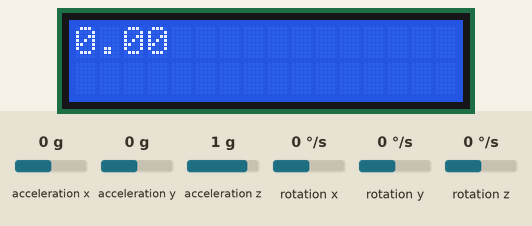
Recording of a sketch running on a simulated Arduino Uno, built with avr-gcc and run on an emulated ATmega328P. Shown: 16×2 character LCD. The inputs (shaded band) are chosen by the test bench; at power-on: acceleration x 0 g, acceleration y 0 g, acceleration z 1 g, rotation x 0 °/s, rotation y 0 °/s, rotation z 0 °/s. What the sketch prints to the serial monitor is not drawn.

Above: at 1.2 s.
1.3 s: acceleration x set to -1.4 g
At 2.5 s:
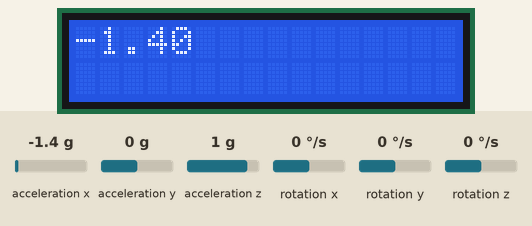
2.8 s: acceleration x set to -0.8 g
At 4.0 s:
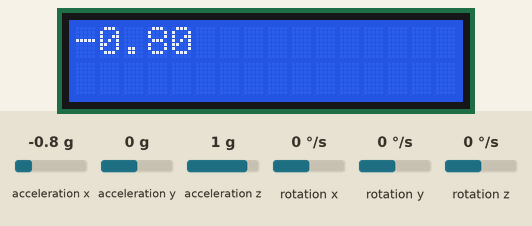
4.3 s: acceleration x set to 0.8 g
At 5.1 s:
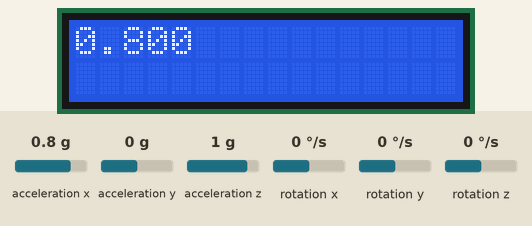
Timing chart, 0 to 7.3 s (numbered marks = the images above; inputs shaded):
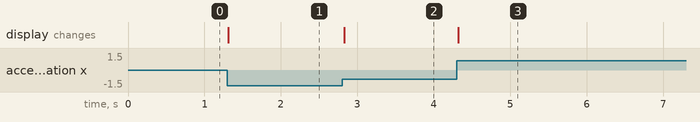

Measured:
- after the input at 1.3 s, the display: changes at once (image 1)
- after the input at 2.8 s, the display: changes at once (image 2)
- after the input at 4.3 s, the display: changes at once (image 3)

The sketch:

practic.ino
```cpp
#include <I2Cdev.h>
#include <MPU6050.h>
#define _LCD_TYPE 1
#include <LiquidCrystal_I2C.h>
#include <Math.h>
//#include <LCD_1602_RUS_ALL.h>
//LCD_1602_RUS lcd(0x27, 16, 2);
LiquidCrystal_I2C lcd(0x27, 16, 2);
#define T_OUT 20

MPU6050 accel;

unsigned long int t_next;
double x;
void setup() {
Serial.begin(9600);
accel.initialize();
accel.setFullScaleAccelRange(MPU6050_ACCEL_FS_16);
Serial.println(accel.testConnection() ? "MPU6050 connection successful" : "MPU6050 connection failed");
lcd.init();
lcd.backlight();

}

void loop() {
long int t = millis();

if( t_next < t ){
int16_t ax_raw, ay_raw, az_raw, gx_raw, gy_raw, gz_raw;

t_next = t + T_OUT;
accel.getMotion6(&ax_raw, &ay_raw, &az_raw, &gx_raw, &gy_raw, &gz_raw);
lcd.setCursor(0, 0);
//string x = ax_raw / 2048.0;
//lcd.print(x);

x = ax_raw / 2048.;

if (x < 0.2 && x > -0.2){
  x = 0;
};

lcd.setCursor(0, 0);
lcd.print(x);
Serial.println("$");
Serial.println((x*100),0); // вывод в порт проекции ускорения на ось Y
Serial.println(";");
};
}
```
